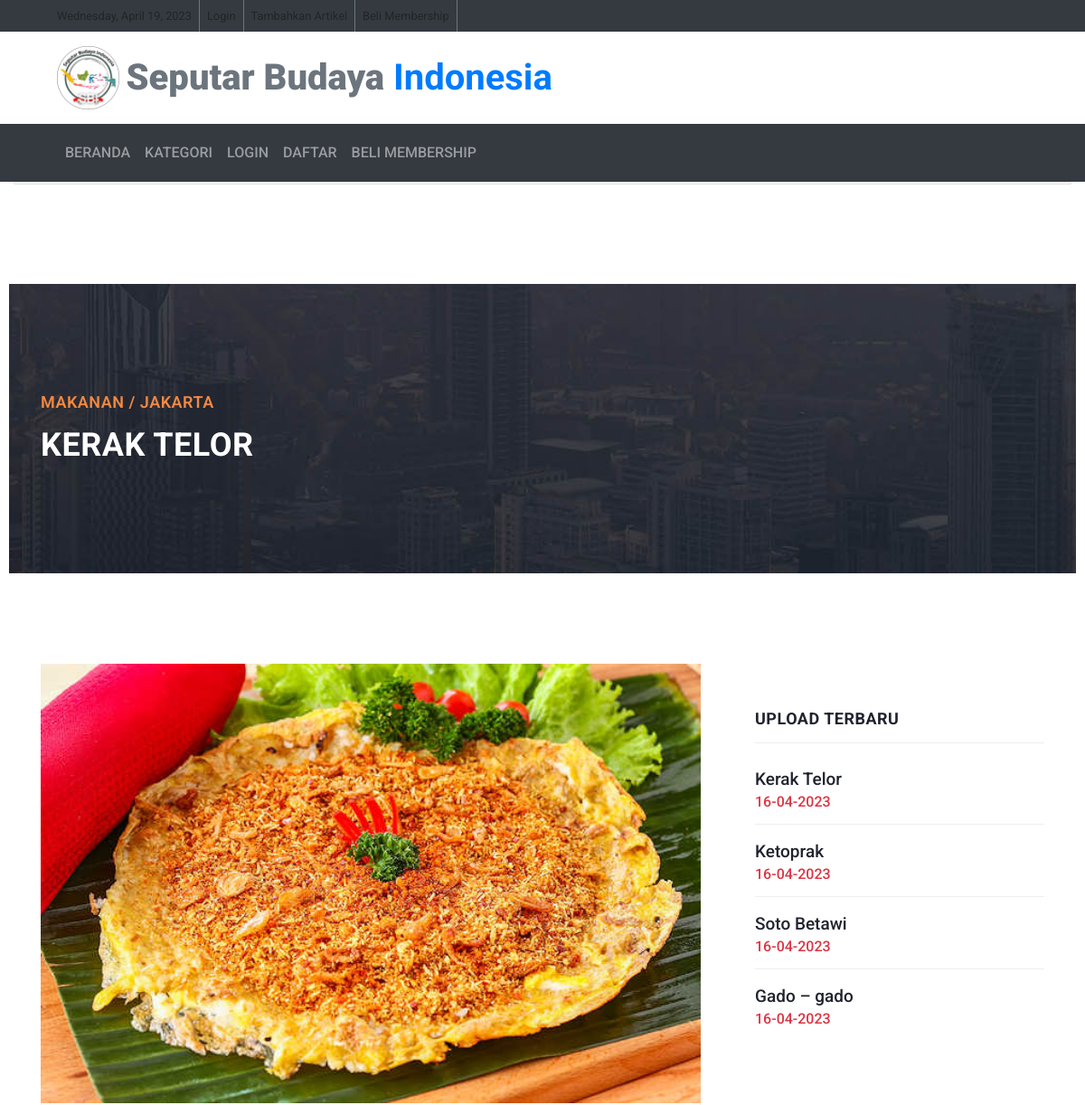
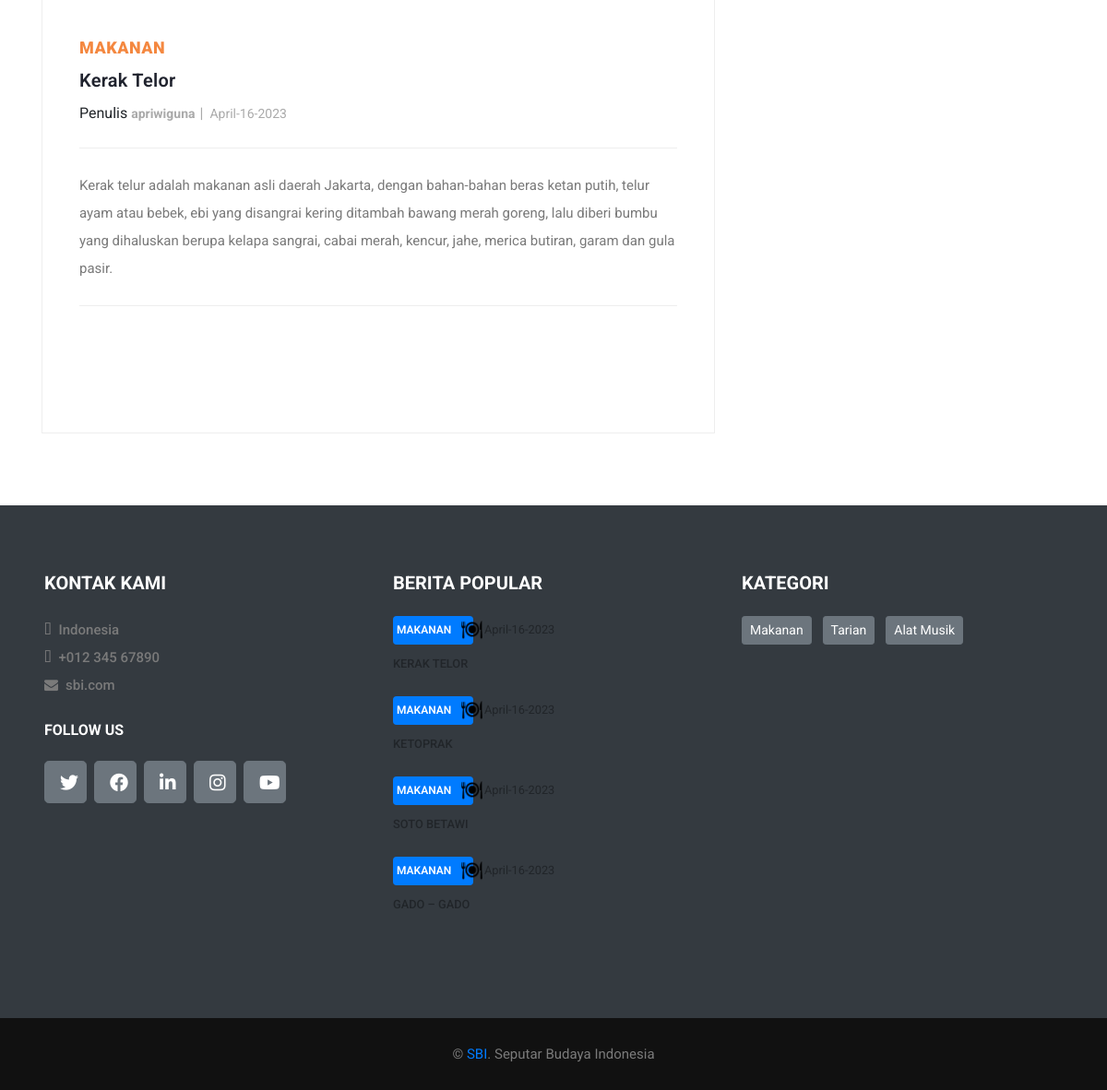
The app's page /detail/detail_konten/1 with its own data (2 pictures, top to bottom).
### tables this page shows
CREATE TABLE `upload_content` (
  `id_konten` int(11) NOT NULL,
  `id_user` int(11) NOT NULL,
  `nama_penulis` varchar(80) NOT NULL,
  `judul_konten` varchar(255) NOT NULL,
  `daerah` varchar(50) NOT NULL,
  `kategori` varchar(50) NOT NULL,
  `kategori2` varchar(50) NOT NULL,
  `isi_konten` text NOT NULL,
  `gambar` text NOT NULL,
  `tgl_konten` datetime NOT NULL DEFAULT current_timestamp()
);

### application/controllers/Detail.php (called while the page is built)
<?php
class Detail extends CI_Controller {
    public function detail_konten($id_konten)
    {
        $data['barang'] = $this->model_home->detail_konten($id_konten);
        $berita_terbaru['berita_terbaru'] = $this->model_home->data_berita_terbaru()->result();
        $data_home_navbar['data_home_navbar'] = $this->model_home->data_home_navbar()->result();
        $data['home'] = $this->model_home->data_home()->result();
        $this->load->view('templates/header');
        $this->load->view('templates/navbar', $data_home_navbar);
        $this->load->view('detail', $data);
        $this->load->view('templates/footer');
        $this->load->view('templates/footer_content',$berita_terbaru);
    }
}

### index.php (called while the page is built, shortened)
<?php
require_once BASEPATH.'core/CodeIgniter.php';

### application/models/model_home.php (called while the page is built, shortened)
<?php
class Model_home extends CI_Model
{
    public function data_home()
    {
        $result = $this->db->get('upload_content', 4, 0);
        return $result;
    }
    public function data_berita_terbaru()
    {
        $this->db->order_by("tgl_konten", "desc");
        $result = $this->db->get('upload_content', 4, 0);
        return $result;
    }
    public function detail_konten($id_konten)
    {
        $query = $this->db->where('id_konten', $id_konten)->get('upload_content');
        if ($query->num_rows() > 0) {
            return $query->result();
        } else {
            return false;
        }
    }
}

### application/views/detail.php (the view, shortened to what this page needs)
<div class="container-fluid">
  <div class="card">
    <div class="card-bodyS">
      <?php foreach ($barang as $brg) : ?>
        <div class="row">
          <div class="col-md-5">
            <?php $daerah          = $brg->daerah; ?>
            <?php $kategori_folder = $brg->kategori; ?>
          </div>
        </div>
    </div>
  </div>
</div>
<!DOCTYPE html>
<html lang="en">
<head>
  <link href="vendor/bootstrap/css/bootstrap.min.css" rel="stylesheet">
  <link rel="stylesheet" href="<?= base_url() ?>assets_blog/css/fontawesome.css">
  <link rel="stylesheet" href="<?= base_url() ?>assets_blog/css/templatemo-stand-blog.css">
  <link rel="stylesheet" href="<?= base_url() ?>assets_blog/css/owl.css">
</head>
<body>
  <div class="heading-page header-text">
    <section class="page-heading">
      <div class="container">
        <div class="row">
          <div class="col-lg-12">
            <div class="text-content">
              <h4><?php echo $brg->kategori;  ?> / <?php echo $brg->daerah;  ?></h4>
              <h2><?php echo $brg->judul_konten;  ?></h2>
            </div>
          </div>
        </div>
      </div>
    </section>
  </div>
  <section class="blog-posts grid-system">
    <div class="container">
      <div class="row">
        <div class="col-lg-8">
          <div class="all-blog-posts">
            <div class="row">
              <div class="col-lg-12">
                <div class="blog-post">
                  <div class="blog-thumb">
                    <img src="<?= base_url() . '/upload_image/' . $daerah . '/' . strtolower($kategori_folder) . '/' . $brg->gambar ?>">
                  </div>
                  <div class="down-content">
                    <span><?php echo $brg->kategori; ?></span>
                    <a href="post-details.html">
                      <h4><?php echo $brg->judul_konten;  ?></h4>
                    </a>
                    <ul class="post-info">
                      <li>Penulis <a class="font-weight-bold" href="#"><?=$brg->nama_penulis?></li>
                      <li><?php $originalDate = $brg->tgl_konten;
                      $newDate = date("F-d-Y", strtotime($originalDate));?><a href="" ><?= $newDate ?></a></li>
                    </ul>
                    <p><?php echo $brg->isi_konten;  ?></p>
                    <br>
                    <br>
                    <br>
                  </div>
                <?php endforeach; ?>
                </div>
              </div>
            </div>
          </div>
        </div>
        <div class="col-lg-4">
          <div class="sidebar">
            <div class="row">
              <div class="col-lg-12">
                <div class="sidebar-item recent-posts">
                  <div class="sidebar-heading">
                    <div class="sidebar-item recent-posts">
                      <div class="sidebar-heading">
                        <h2>Upload Terbaru</h2>
                      </div>
                      <div class="content">
                        <ul>
                          <?php foreach ($home as $brg) : ?>
                            <li>
                              <a href="<?= base_url('detail/detail_konten/' . $brg->id_konten); ?>">
                                <h5><?= $brg->judul_konten; ?></h5>
                              </a>
                              <?php $originalDate = $brg->tgl_konten;
                              $newDate = date("d-m-Y", strtotime($originalDate)); ?>
                              <h6 class="text-danger" href=""><?= $newDate ?></h6>
                            </li>
                            <?php endforeach; ?>
                        </ul>
                      </div>
                    </div>
                  </div>
                </div>
              </div>
            </div>
          </div>
        </div>
      </div>
    </div>
  </section>
</body>
</html>

### application/views/templates/footer_content.php (shortened to what this page needs)
<div class="container-fluid bg-dark pt-5 px-lg-5 mt-5 px-4">
    <div class="row py-4">
        <div class="col-lg-4 col-md-6 mb-5">
            <h5 class="mb-4 text-white text-uppercase font-weight-bold">Kontak Kami</h5>
            <p class="font-weight-medium"><i class="fa fa-map-marker-alt mr-2"></i>Indonesia</p>
            <p class="font-weight-medium"><i class="fa fa-phone-alt mr-2"></i>+012 345 67890</p>
            <p class="font-weight-medium"><i class="fa fa-envelope mr-2"></i>sbi.com</p>
            <h6 class="mt-4 mb-4 text-white text-uppercase font-weight-bold">Follow Us</h6>
            <div class="d-flex justify-content-start">
                <a class="btn btn-lg btn-secondary btn-lg-square mr-2" href="#"><i class="fab fa-twitter"></i></a>
                <a class="btn btn-lg btn-secondary btn-lg-square mr-2" href="#"><i class="fab fa-facebook-f"></i></a>
                <a class="btn btn-lg btn-secondary btn-lg-square mr-2" href="#"><i class="fab fa-linkedin-in"></i></a>
                <a class="btn btn-lg btn-secondary btn-lg-square mr-2" href="#"><i class="fab fa-instagram"></i></a>
                <a class="btn btn-lg btn-secondary btn-lg-square" href="#"><i class="fab fa-youtube"></i></a>
            </div>
        </div>
        <div class="col-lg-4 col-md-6 mb-5">
            <h5 class="mb-4 text-white text-uppercase font-weight-bold">Berita Popular</h5>
            <div class="mb-3">
                <?php foreach ($home as $brt) :?>
                <div class="mb-2">
                <?php if ($brt->kategori == "makanan") { ?>
                    <a class="badge badge-primary text-uppercase font-weight-semi-bold p-1 mr-2 w-25" href="<?=base_url('kategori/makanan')?>"><?= $brt->kategori ?> <img src="<?= base_url() ?>assets/img/food-icon.png" style="height: 23px;" class="ml-2" alt=""></a>
                    <?php }; ?>
                    <?php $originalDate = $brt->tgl_konten; $newDate = date("F-d-Y", strtotime($originalDate));?><a class="text-body" href=""><small><?= $newDate ?></small></a>
                </div>
                <a class="small text-body text-uppercase font-weight-medium" href=""><?=$brt->judul_konten;?></a>
                <br>
                <br>
                <?php endforeach ; ?>
            </div>
        </div>
        <div class="col-lg-4 col-md-6 mb-5">
            <h5 class="mb-4 text-white text-uppercase font-weight-bold">kATEGORI</h5>
            <div class="m-n1">
            <a href="<?=base_url('kategori/makanan')?>" class="btn btn-sm btn-secondary m-1">Makanan</a>
                <a href="<?=base_url('kategori/tarian')?>" class="btn btn-sm btn-secondary m-1">Tarian</a>
                <a href="<?=base_url('kategori/alat_musik')?>" class="btn btn-sm btn-secondary m-1">Alat Musik</a>
            </div>
        </div>
    </div>
</div>
<div class="container-fluid py-4 px-sm-3 px-md-5" style="background: #111111;">
    <p class="m-0 text-center">&copy; <a href="#">SBI</a>. Seputar Budaya Indonesia
</div>

### assets_blog/css/templatemo-stand-blog.css (style rules this page uses)
body { font-family: 'Roboto', sans-serif; overflow-x: hidden; text-rendering: optimizeLegibility; -webkit-font-smoothing: antialiased; -moz-osx-font-smoothing: grayscale; }
p { margin-bottom: 0px; font-size: 15px; font-weight: 400; color: #7a7a7a; line-height: 30px; }
a { text-decoration: none!important; }
ul { padding: 0; margin: 0; list-style: none; }
h1,h2,h3,h4,h5,h6 { margin: 0px; }
.heading-page { padding-top: 110px; }
.page-heading { margin: 0px 10px; padding: 120px 0px; text-align: left; background-position: center center; background-repeat: no-repeat; background-size: cover; background-image: url(../images/heading-bg.jpg); }
.page-heading .text-content h4 { color: #f48840; font-size: 18px; text-transform: uppercase; font-weight: 900; letter-spacing: 0.5px; margin-bottom: 15px; }
.page-heading .text-content h2 { color: #fff; font-size: 36px; font-weight: 700; text-transform: uppercase; letter-spacing: 0.5px; }
.blog-posts { margin-top: 100px; }
.blog-posts .blog-post { margin-bottom: 30px; }
.blog-posts .blog-thumb img { width: 100%; overflow: hidden; }
.blog-posts .down-content { padding: 40px; border-right: 1px solid #eee; border-left: 1px solid #eee; border-bottom: 1px solid #eee; }
.blog-posts .down-content span { font-size: 18px; text-transform: uppercase; letter-spacing: 0.5px; font-weight: 900; color: #f48840; }
.blog-posts .down-content h4 { font-size: 24px; text-transform: capitalize; letter-spacing: 0.5px; font-weight: 900; color: #20232e; margin: 10px 0px 12px 0px; }
.blog-posts .down-content ul.post-info li { display: inline-block; margin-right: 8px; }
.blog-posts .down-content ul.post-info li:after { content: '|'; color: #aaa; margin-left: 8px; }
.blog-posts .down-content h4 { font-size: 20px; letter-spacing: 0.25px; }
.grid-system .down-content ul.post-info li { margin-right: 3px; }
.grid-system .down-content ul.post-info li:after { margin-left: 5px; }
.blog-posts .down-content ul.post-info li:last-child::after { display: none; }
.blog-posts .down-content ul.post-info li a { font-size: 14px; color: #aaa; font-weight: 400; transition: all .3s; }
.blog-posts .down-content p { padding: 25px 0px; margin: 25px 0px; border-top: 1px solid #eee; border-bottom: 1px solid #eee; }
.blog-posts .sidebar-heading h2 { font-size: 18px; text-transform: uppercase; font-weight: 900; letter-spacing: 0.5px; color: #20232e; border-bottom: 1px solid #eee; padding-bottom: 15px; margin-bottom: 25px; }
.sidebar { margin-left: 30px; }
.sidebar .sidebar-item { margin-top: 50px; }
.sidebar .sidebar-heading h2 { font-size: 18px; text-transform: uppercase; font-weight: 900; letter-spacing: 0.5px; color: #20232e; border-bottom: 1px solid #eee; padding-bottom: 15px; margin-bottom: 25px; }
.sidebar .recent-posts ul li { margin-bottom: 15px; padding-bottom: 15px; border-bottom: 1px solid #eee; }
.sidebar .recent-posts ul li:last-child { margin-bottom: 0px; padding-bottom: 0px; border-bottom: none; }
.sidebar .recent-posts ul li h5 { font-size: 19px; font-weight: 900; color: #20232e; line-height: 30px; transition: all 0.3s; }

### records on screen
upload_content: kategori "MAKANAN", daerah "JAKARTA", judul_konten "KERAK TELOR", daerah+kategori+gambar (picture), judul_konten "Kerak Telor", nama_penulis "apriwiguna", tgl_konten "April-16-2023", isi_konten "Kerak telur adalah makanan asli daerah Jakarta, dengan bahan-bahan beras ketan putih, telur ayam atau bebek, ebi yang disangrai kering ditambah bawang merah goreng, lalu diberi bumbu yang dihaluskan berupa kelapa sangrai, cabai merah, kencur, jahe, merica butiran, garam dan gula pasir.", tgl_konten "16-04-2023"
upload_content: judul_konten "Ketoprak", tgl_konten "16-04-2023", kategori "MAKANAN", tgl_konten "April-16-2023", judul_konten "KETOPRAK"
upload_content: judul_konten "Soto Betawi", tgl_konten "16-04-2023", kategori "MAKANAN", tgl_konten "April-16-2023", judul_konten "SOTO BETAWI"
upload_content: judul_konten "Gado – gado", tgl_konten "16-04-2023", kategori "MAKANAN", tgl_konten "April-16-2023", judul_konten "GADO – GADO"
